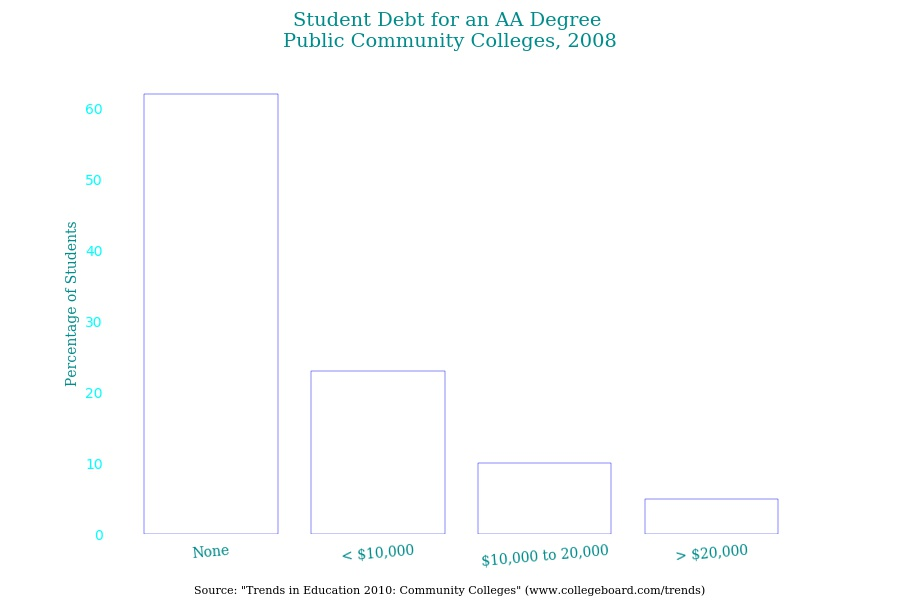

Write Python code to recreate this figure.
import matplotlib.pyplot as plt
import numpy as np
import pathlib

font   = 'Serif'
title  = ('Student Debt for an AA Degree \nPublic Community Colleges, 2008')
source = ('Source: "Trends in Education 2010: Community Colleges"'
          ' (www.collegeboard.com/trends)')
filename = pathlib.Path(__file__).with_suffix('.jpg')

data = [0.62, 0.23, 0.10, 0.05]
categories = ['None', '< $10,000', '$10,000 to 20,000', '> $20,000']
positions = np.arange(len(categories))
#NOTE percentage conversion
data = list(map(lambda y: round(100 * y, 1), data))

ax = plt.axes()

plt.bar(positions, data, align='center', color='white', 
        edgecolor='blue', linewidth=.33)
plt.xticks(positions, categories, fontsize=10, fontname=font, rotation=5, 
        color='darkcyan')
plt.ylabel('Percentage of Students', fontsize=10, fontname=font, 
        color='darkcyan')
plt.yticks(color='cyan')
plt.suptitle(title, fontsize=14, fontname=font, color='darkcyan')

ax.spines['bottom'].set_color('white')
ax.spines['top'].set_color('white')
ax.spines['left'].set_color('white')
ax.spines['right'].set_color('white')
ax.tick_params(top=False, bottom=False, left=False, right=False, 
        labelleft=True, labelbottom=True)
plt.figtext(.5, 0.01, source, wrap=True, ha='center', fontname=font, fontsize=8,
        color='black')
plt.gcf().set_size_inches(9, 6)

plt.savefig(filename, facecolor=ax.figure.get_facecolor())
plt.show()
